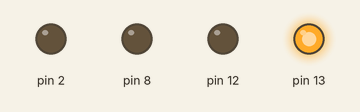
Recording of a sketch running on a simulated Arduino Uno, built with avr-gcc and run on an emulated ATmega328P. On the bench: output pins drawn as LEDs (lit = HIGH).

Above: at 0.1 s.
At 0.9 s:
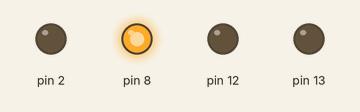
At 1.3 s:
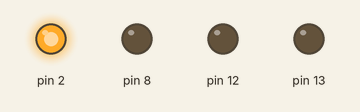
At 2.1 s:
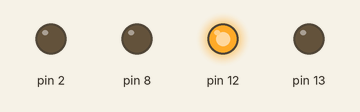
At 3.5 s:
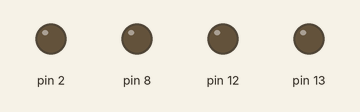
Timing chart, 0 to 3.8 s (numbered marks = the images above):
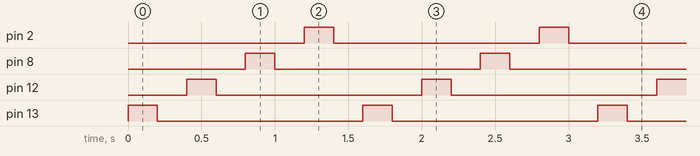

Measured:
- by itself, pin 2, pin 8, pin 12, pin 13: alternates HIGH for 0.20 s and LOW for 1.4 s
- by itself, everything shown: repeats every 1.6 s, in 8 steps

The sketch:

BLINK.INO
```cpp
void setup() {
// put your setup code here, to run once:
pinMode(12,OUTPUT);
pinMode(13,OUTPUT);
pinMode(8,OUTPUT);
pinMode(2,OUTPUT);

}

void loop() {
digitalWrite(13,HIGH);
delay(200);
digitalWrite(13,LOW);
delay(200);
digitalWrite(12,HIGH);
delay(200);
digitalWrite(12,LOW);
delay(200);
digitalWrite(8,HIGH);
delay(200);
digitalWrite(8,LOW);
delay(200);
digitalWrite(2,HIGH);
delay(200);
digitalWrite(2,LOW);
delay(200);

  // put your main code here, to run repeatedly:

}
```
